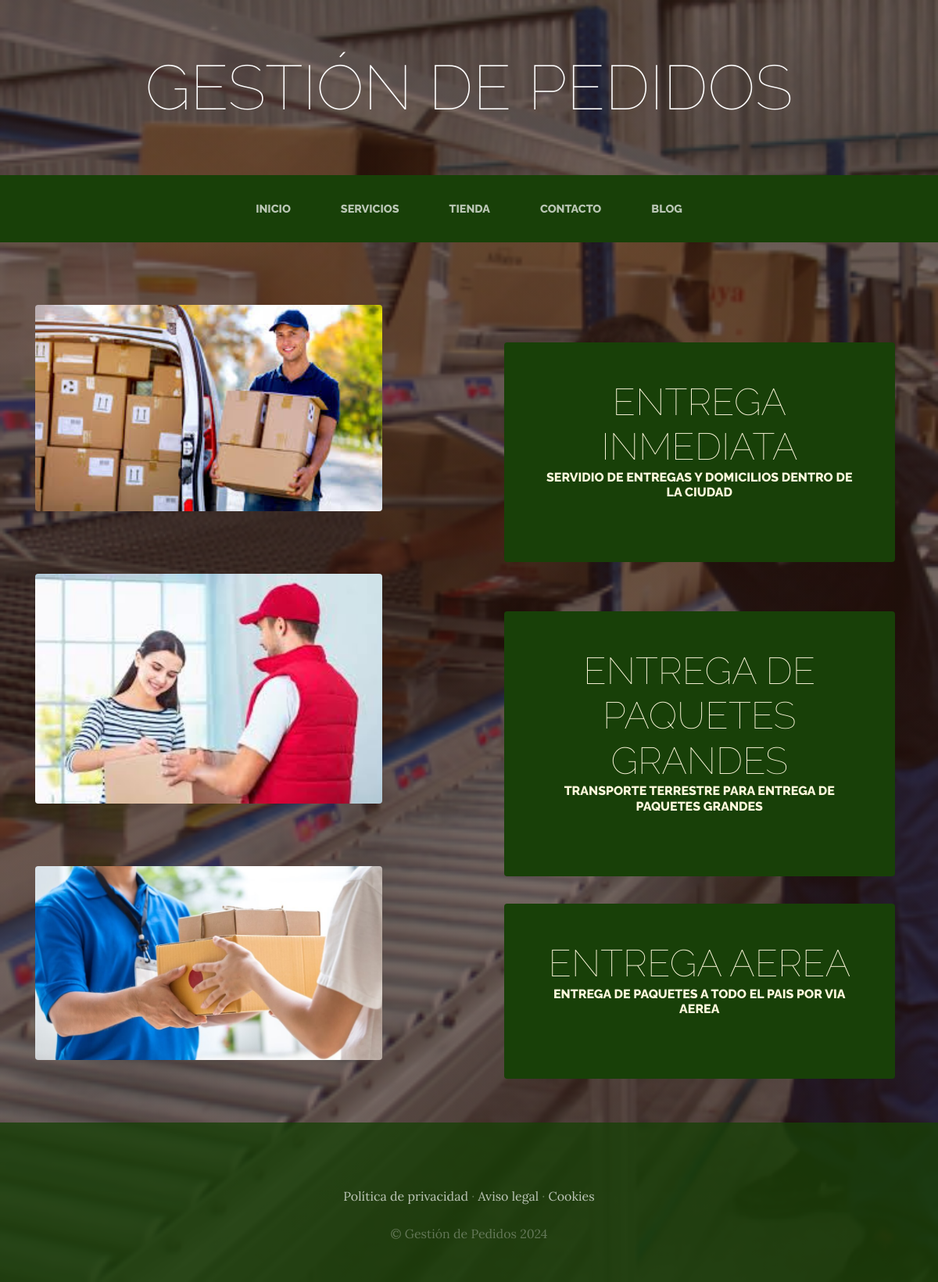
The page /servicios/ on the database as committed earlier.
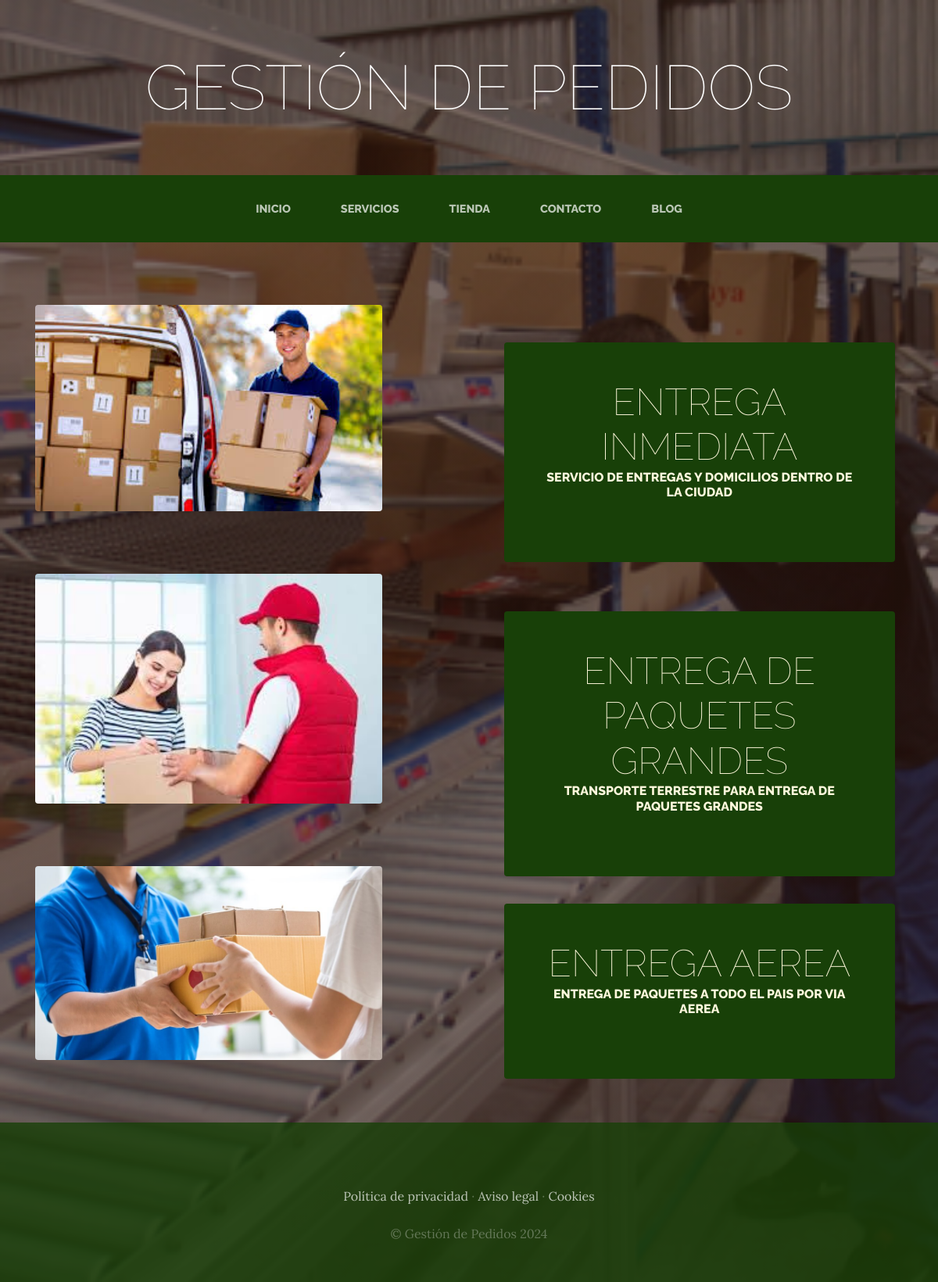
The same page on the database as committed later.
### servicios/models.py (models this page shows, shortened)
class Servicio(models.Model):
    titulo=models.CharField(max_length=60)
    contenido=models.CharField(max_length=60)
    imagen=models.ImageField(upload_to='servicios')
    created=models.DateTimeField(auto_now=True)
    updated=models.DateTimeField(auto_now=True)
    class Meta:
        verbose_name='servicio'
        verbose_name_plural='servicios'

### servicios/views.py (the view)
# urls.py: path('servicios/', include('servicios.urls')),
def servicios(request):
    servicios=Servicio.objects.all()
    return render(request,"servicios/servicios.html", {"servicios": servicios})

### servicios/templates/servicios/servicios.html
{% extends "ProyectowebApp/base.html" %}
{% load static %}
{% block content %}
    {% for servicio in servicios %}
    <section class="page-section clearfix">
        <div class="container">
          <div class="intro">
            <img class="intro-img img-fluid mb-3 mb-lg-0 rounded" src="{{servicio.imagen.url}}" alt="" style="width: 40%;">
            <div class="intro-text left-0 text-center bg-faded p-5 rounded">
              <h2 class="section-heading mb-4" >
                <span class="section-heading-lower small-text">{{servicio.titulo}}</span>
                <span class="section-heading-upper small-text">{{servicio.contenido}}</span>
              </h2>
            </div>
          </div>
        </div>
      </section>
    {% endfor %}
{% endblock %}

### ProyectowebApp/templates/ProyectowebApp/base.html (shortened to what this page needs)
<html>
<head>
    {% load static %}
    <link href="{% static 'ProyectowebApp/vendor/bootstrap/css/bootstrap.min.css' %}" rel="stylesheet">
    <link href="{% static 'ProyectowebApp/css/gestion.css' %}" rel="stylesheet">
</head>
<body>
    <h1 class="site-heading text-center text-white d-none d-lg-block">
        <span class="site-heading-lower">Gestión de Pedidos</span>
      </h1>
 <nav class="navbar navbar-expand-lg navbar-dark py-lg-4" id="mainNav">
    <div class="container">
      <div class="collapse navbar-collapse" id="navbarResponsive">
        <ul class="navbar-nav mx-auto">
          <li class="nav-item {% if request.path == '/inicio' %}active{% endif %} px-lg-4">
            <a class="nav-link text-uppercase text-expanded" href="{%url 'Inicio' %}">Inicio</a>
          </li>
          <li class="nav-item {% if request.path == '/servicios' %}active{% endif %} px-lg-4">
            <a class="nav-link text-uppercase text-expanded" href="{%url 'Servicios' %}">Servicios</a>
          </li>
          <li class="nav-item {% if request.path == '/tienda' %}active{% endif %} px-lg-4">
            <a class="nav-link text-uppercase text-expanded" href="{%url 'Tienda' %}">Tienda</a>
          </li>
          <li class="nav-item {% if request.path == '/contacto' %}active{% endif %} px-lg-4">
            <a class="nav-link text-uppercase text-expanded" href="{%url 'Contacto' %}">Contacto</a>
          </li>
          <li class="nav-item {% if request.path == '/blog' %}active{% endif %} px-lg-4">
            <a class="nav-link text-uppercase text-expanded" href="{%url 'Blog' %}">Blog</a>
          </li>
        </ul>
      </div>
    </div>
  </nav>
  {% block content %}
  {% endblock %}
    <footer class="footer text-faded text-center py-5">
      <div class="container">
        <p class="m-0 mbt">
        	<a href="sample.html" class="link">Política de privacidad</a> ·
        	<a href="sample.html" class="link">Aviso legal</a> ·
        	<a href="sample.html" class="link">Cookies</a>
		</p>
        <p class="m-0 mbt1">&copy; Gestión de Pedidos 2024</p>
      </div>
	</footer>
</body>
</html>

### ProyectowebApp/static/ProyectowebApp/css/gestion.css (style rules this page uses)
body { font-family: 'Lora'; background: linear-gradient(rgba(47, 23, 15, 0.65), rgba(47, 23, 15, 0.65)), url("../img/bg_main.jpg"); background-attachment: fixed; background-position: center; background-size: cover; }
h1, h2, h3, h4, h5, h6 { font-family: 'Raleway'; }
p { line-height: 1.75; }
.text-faded { color: rgba(255, 255, 255, 0.3); }
.site-heading { margin-top: 5rem; margin-bottom: 5rem; text-transform: uppercase; line-height: 1; font-family: 'Raleway'; }
.site-heading .site-heading-lower { font-size: 5rem; font-weight: 100; line-height: 4rem; }
.page-section { margin-top: 5rem; margin-bottom: 5rem; }
.section-heading { text-transform: uppercase; }
.section-heading .section-heading-upper { display: block; font-size: 1rem; font-weight: 800; padding-bottom:.5rem; }
.section-heading .section-heading-lower { display: block; font-size: 3rem; font-weight: 100; }
.bg-faded { background-color: rgba(255, 255, 255, 0.85); }
#mainNav { background-color: rgba(24, 64, 8); font-family: 'Raleway'; }
#mainNav .navbar-nav .nav-item .nav-link { color: rgba(255, 255, 255, 0.7); font-weight: 800; }
@media (min-width: 992px) { #mainNav .navbar-nav .nav-item .nav-link { font-size: 0.9rem; } }
.intro { position: relative; }
@media (min-width: 992px) { .intro .intro-img { width: 75%; float: left; } }
@media (min-width: 992px) { .intro .intro-text { left: 600; width: 60%; margin-top: 3rem; background-color: rgba(24, 64, 8); color: cornsilk; position: absolute; } }
@media (min-width: 1200px) { .intro .intro-text { width: 45%; } }
.footer { background-color: rgba(24, 64, 8, 0.8); }
.mbt { padding-top: 2rem; }
.mbt1 { padding-top: 1.25rem; }
a.link { color: rgba(255, 255, 255, 0.7); }

Rows that differ between the two databases and show on the page:
changed Servicio "ENTREGA INMEDIATA": contenido "SERVIDIO DE ENTREGAS Y DOMICILIOS DENTRO DE LA CIUDAD" → "SERVICIO DE ENTREGAS Y DOMICILIOS DENTRO DE LA CIUDAD"
